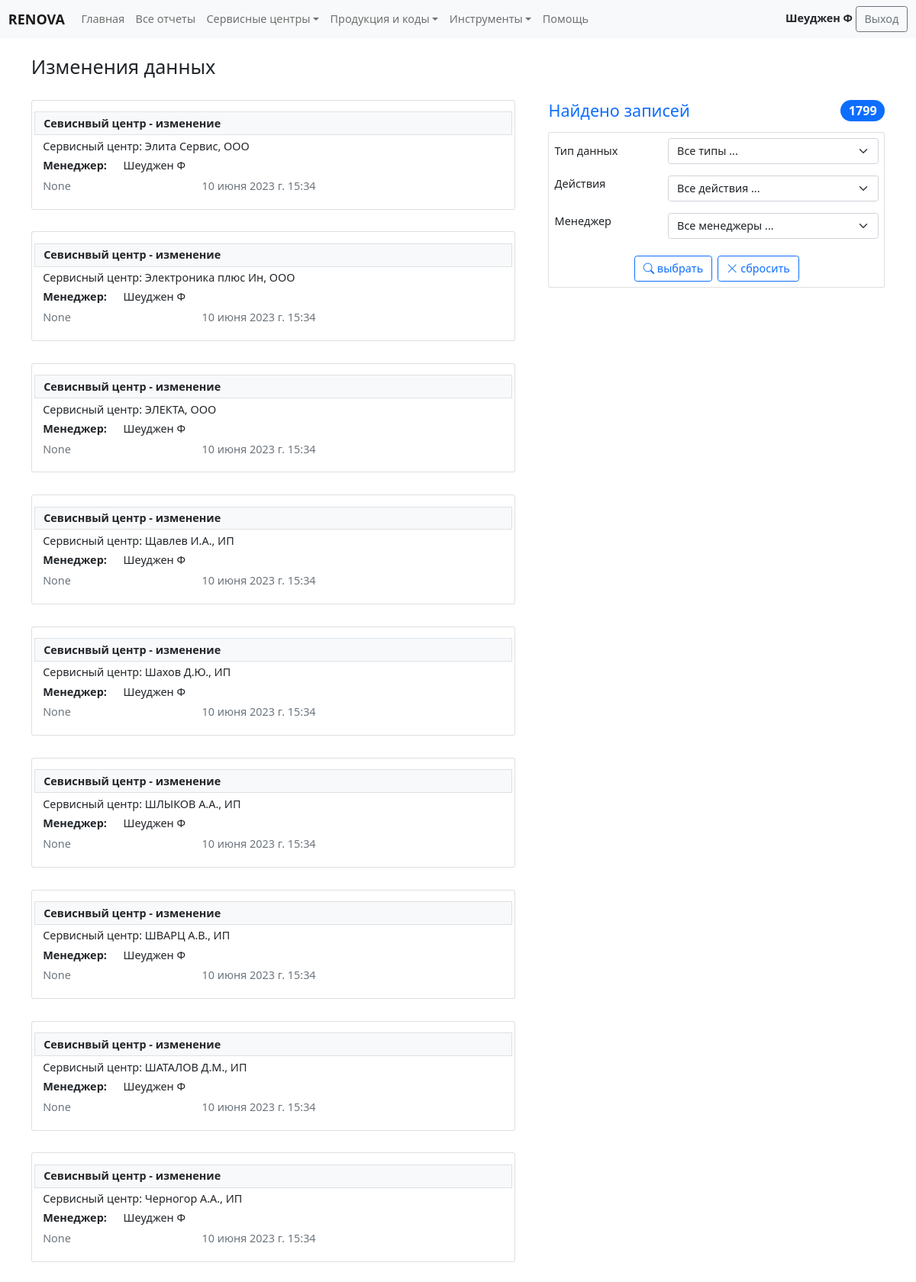
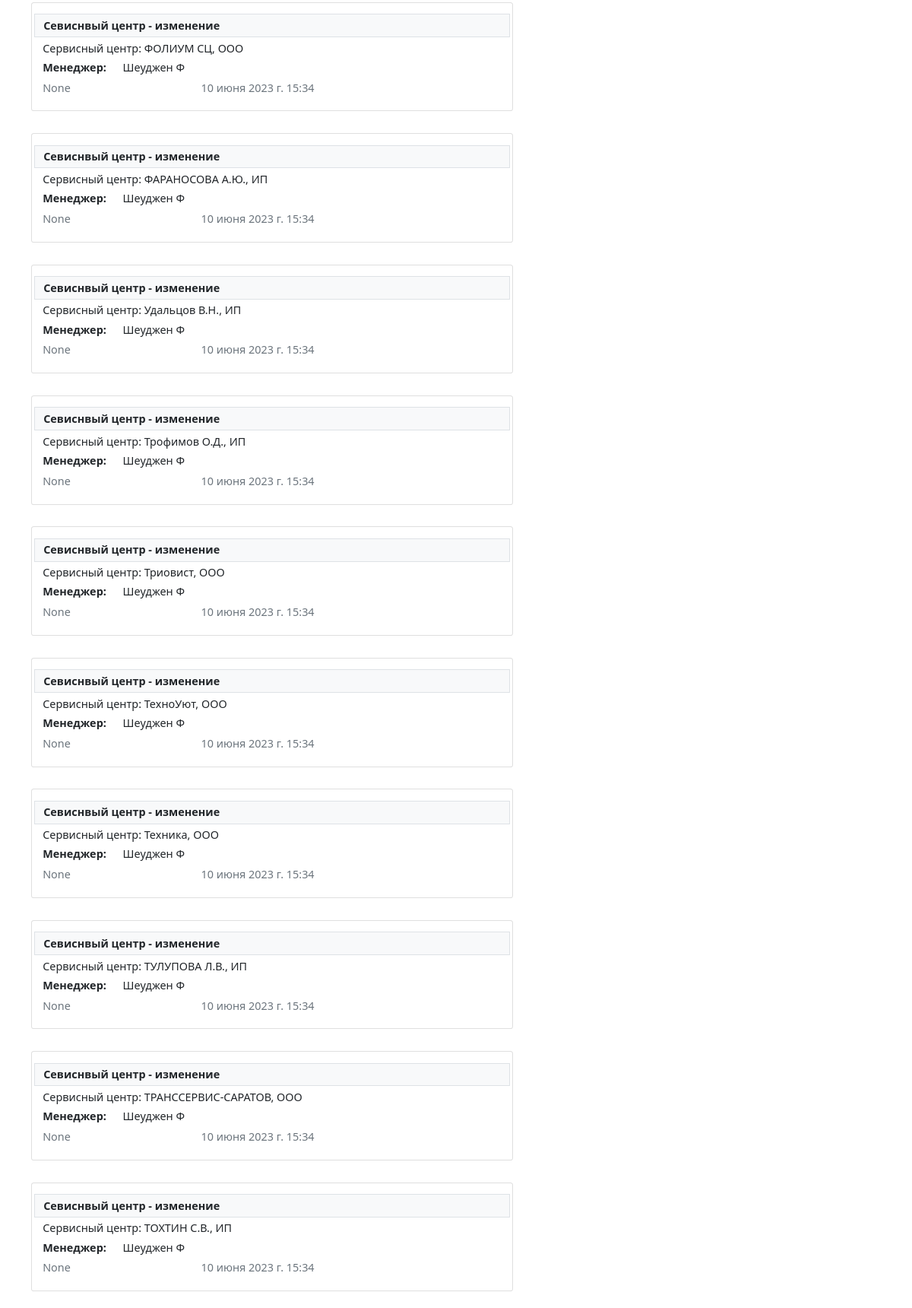
The page /logs_list/ (signed in, upper part) on the database its author committed (2 pictures, top to bottom).
### main/models.py (models this page shows, shortened)
class ChangeLogs(models.Model):
    changed = models.DateTimeField(auto_now=True, verbose_name=u'Дата/время изменения')
    model = models.CharField(choices=TYPE_MODEL, max_length=255, verbose_name=u'Таблица', null=True)
    record_id = models.IntegerField(verbose_name=u'ID записи', null=True)
    user = models.ForeignKey(User, verbose_name=u'Автор изменения', on_delete=models.CASCADE, null=True)
    action_on_model = models.CharField(choices=TYPE_ACTION_ON_MODEL, max_length=50, verbose_name=u'Действие', null=True)
    data = models.JSONField(verbose_name=u'Изменяемые данные модели', default=dict)
    ipaddress = models.CharField(max_length=15, verbose_name=u'IP адресс', null=True)
    class Meta:
        ordering = ('-changed',)
        verbose_name = 'Действие пользователя'
        verbose_name_plural = 'Действия пользователей'

### main/views.py (the view)
# urls.py: path('logs_list/', LogsList.as_view(), name='logs_page'),
class LogsList(LoginRequiredMixin, StaffUserMixin, ListView):
    model = ChangeLogs
    template_name = 'main/logs_list.html'
    context_object_name = 'logs'
    extra_context = {'title': 'Изменения данных'}
    paginate_by = 20
    def get_context_data(self, *, object_list=None, **kwargs):
        context = super().get_context_data(**kwargs)
        context['form'] = LogsFilterForm(self.request.GET)
        context['obj_count'] = self.object_list.count()
        return (context)
    def get_queryset(self):
        logs = ChangeLogs.objects.all()
        if self.request.GET.get("model", '') != '' and self.request.GET.get("model", '') != 'empty':
            logs = logs.filter(model=self.request.GET.get("model"))
        if self.request.GET.get("action_on_model", '') != '' and self.request.GET.get("action_on_model", '') != 'empty':
            logs = logs.filter(action_on_model=self.request.GET.get("action_on_model"))
        if self.request.GET.get("staff_user", '') != '':
            logs = logs.filter(user=self.request.GET.get("staff_user"))
        return logs

### main/forms.py
class LogsFilterForm(forms.Form):
    MODELS = list(TYPE_MODEL)
    MODELS.insert(0, ('empty', 'Все типы ...'))
    MODELS = tuple(MODELS)
    ACTIONS = list(TYPE_ACTION_ON_MODEL)
    ACTIONS.insert(0, ('empty', 'Все действия ...'))
    ACTIONS = tuple(ACTIONS)
    model = forms.ChoiceField(choices=MODELS, required=False, widget=forms.Select(attrs={'class': "form-select"}))
    action_on_model = forms.ChoiceField(choices=ACTIONS, required=False, widget=forms.Select(attrs={'class': "form-select"}))
    staff_user = forms.ModelChoiceField(queryset=User.objects.filter(is_staff=True), empty_label="Все менеджеры ...",
                                        required=False, widget=forms.Select(attrs={"class": "form-select"}))

### main/models.py (called while the page is built)
def get_name(self):
    result = None
    if self:
        if self.last_name or self.first_name:
            if self.last_name:
                if self.first_name:
                    result = self.last_name+' '+self.first_name[0]
                else:
                    result = self.last_name
            else:
                result = self.first_name
        else:
            result = self.username
        return result
    return result

### main/my_validators.py (called while the page is built)
    def test_func(self):
        return self.request.user.is_active and self.request.user.is_staff

### main/templatetags/my_tags.py (called while the page is built)
@register.simple_tag
def get_filters(request):
    res = ''
    for itm in request.GET:
        if itm != 'page':
            res = res + '&' + itm + '=' + request.GET.get(itm)
    return res

@register.filter(name='has_group')
def has_group(user, group_name):
    return user.groups.filter(name=group_name).exists()

@register.inclusion_tag('main/tag_show_base_price_links.html')
def show_base_price_links():
    from ..business_logic import BASE_PRICE_TYPE
    base_price_type = BASE_PRICE_TYPE
    return {'base_price_type': base_price_type, }

### main/templates/main/logs_list.html (shortened to what this page needs)
{% extends 'base.html' %}
{% load static %}
{% load my_tags %}
{% block content %}
{% include 'inc/staff_navbar.html' %}
<div class="container">
    <main>
        <div class="row py-4 justify-content-between">
            <div class="col-auto"><h3>{{ title }}</h3></div>
            <div class="col-auto"></div>
        </div>
        <div class="row g-5">
            <div class="col-lg-5  order-lg-last">
                <h4 class="d-flex justify-content-between align-items-center mb-3">
                    <span class="text-primary">Найдено записей</span>
                    <span class="badge bg-primary rounded-pill">{{ obj_count }}</span>
                </h4>
                <form class="card p-2" method="get">
                    <div class="row mb-3">
                        <label class="col-xl-4 col-form-label">Тип данных</label>
                        <div class="col-xl-8">
                            {{ form.model}}
                        </div>
                    </div>
                    <div class="row mb-3">
                        <label class="col-xl-4">Действия</label>
                        <div class="col-xl-8">
                            {{ form.action_on_model }}
                        </div>
                    </div>
                    <div class="row mb-3">
                        <label class="col-xl-4">Менеджер</label>
                        <div class="col-xl-8">
                            {{ form.staff_user }}
                        </div>
                    </div>
                    <div class="container mt-2 d-flex justify-content-center gap-2">
                        <button type="submit" class="btn btn-outline-primary">
                            <i class="bi bi-search"></i>
                            выбрать
                        </button>
                        <a class="btn btn-outline-primary" href="{{ request.path }}" role="button">
                            <i class="bi bi-x-lg"></i>
                            сбросить
                        </a>
                    </div>
                </form>
            </div>
            <div class="col-lg-7  d-grid gap-3">
                {% if logs %}
                {% for action in logs %}
                {% show_log action %}
                {% endfor %}
                {% else %}
                <h4 class="text-center text-muted">Ничего не найдено ...</h4>
                {% endif %}
            </div>
        </div>
    </main>
</div>
{% endblock %}

### templates/inc/staff_navbar.html (shortened to what this page needs)
{% load my_tags %}
<nav class="navbar sticky-top navbar-expand-lg navbar-light bg-light" aria-label="Fourth navbar example">
    <div class="container-fluid">
      <a class="navbar-brand" href="#"><strong>RENOVA</strong></a>
      <div class="collapse navbar-collapse" id="navbarsExample04">
        <ul class="navbar-nav me-auto mb-2 mb-md-0">
          <li class="nav-item">
            <a class="nav-link" aria-current="page" href="{% url 'staff_home' %}">Главная</a>
          </li>
          <li class="nav-item">
            <a class="nav-link" aria-current="page" href="{% url 'reports_list' %}">Все отчеты</a>
          </li>
          <li class="nav-item dropdown">
            <a class="nav-link dropdown-toggle" href="#" id="dropdown04" data-bs-toggle="dropdown" aria-expanded="false">Сервисные центры</a>
          </li>
          <li class="nav-item dropdown">
            <a class="nav-link dropdown-toggle" href="#" id="dropdown05" data-bs-toggle="dropdown" aria-expanded="false">Продукция и коды</a>
          </li>
          <li class="nav-item dropdown">
            <a class="nav-link dropdown-toggle" href="#" id="dropdown06" data-bs-toggle="dropdown" aria-expanded="false">Инструменты</a>
          </li>
          <li class="nav-item">
            <a class="nav-link" aria-current="page" href="{% url 'help_page' %}">Помощь</a>
          </li>
        </ul>
        <div>
            <strong>{{ request.user }}</strong>
            <a class="btn btn-outline-secondary" href="{% url 'user_logout' %}" role="button">Выход</a>
        </div>
      </div>
    </div>
  </nav>

### main/templates/main/tag_log_data.html
<div class="card mb-3">
    <div class="card-body">
        <div class="row py-1 bg-light text-dark border border-border">
            <strong>{{ action.get_model_display|capfirst }} - {{ action.get_action_on_model_display|lower }} </strong>
        </div>
        <div class="col-12 mt-1">
            {% for line in obj_description %}
            {{ line }}<br>
            {% endfor %}
        </div>
        <div class="row mt-1">
            {% for key,val in data.items %}
            <div class="row">
                <div class="col-auto"><strong>{{ key }}:</strong></div>
                <div class="col-auto">{{ val }}</div>
            </div>
            {% endfor %}
        </div>
        <div class="row mt-2">
            <div class="col-sm-4">
                <h6 class="card-title text-muted">{{ action.user }}</h6>
            </div>
            <div class="col-auto">
                <h6 class="card-title text-muted">{{ action.changed }}</h6>
            </div>
        </div>
    </div>
 </div>

### static/style/my_style.css (style rules this page uses)
html { font-size: 1rem; }
@media (max-width: 1400px) { html { font-size: 0.95rem; } }
@media (max-width: 1200px) { html { font-size: 0.9rem; } }

### rows shown on the page
ChangeLogs: model "Севиснвый центр", action_on_model "изменение", obj_description "Сервисный центр: Элита Сервис, ООО", data "Менеджер", data "Шеуджен Ф", user "None", changed "10 июня 2023 г. 15:34"
ChangeLogs: model "Севиснвый центр", action_on_model "изменение", obj_description "Сервисный центр: Электроника плюс Ин, ООО", data "Менеджер", data "Шеуджен Ф", user "None", changed "10 июня 2023 г. 15:34"
ChangeLogs: model "Севиснвый центр", action_on_model "изменение", obj_description "Сервисный центр: ЭЛЕКТА, ООО", data "Менеджер", data "Шеуджен Ф", user "None", changed "10 июня 2023 г. 15:34"
ChangeLogs: model "Севиснвый центр", action_on_model "изменение", obj_description "Сервисный центр: Щавлев И.А., ИП", data "Менеджер", data "Шеуджен Ф", user "None", changed "10 июня 2023 г. 15:34"
ChangeLogs: model "Севиснвый центр", action_on_model "изменение", obj_description "Сервисный центр: Шахов Д.Ю., ИП", data "Менеджер", data "Шеуджен Ф", user "None", changed "10 июня 2023 г. 15:34"
ChangeLogs: model "Севиснвый центр", action_on_model "изменение", obj_description "Сервисный центр: ШЛЫКОВ А.А., ИП", data "Менеджер", data "Шеуджен Ф", user "None", changed "10 июня 2023 г. 15:34"
ChangeLogs: model "Севиснвый центр", action_on_model "изменение", obj_description "Сервисный центр: ШВАРЦ А.В., ИП", data "Менеджер", data "Шеуджен Ф", user "None", changed "10 июня 2023 г. 15:34"
ChangeLogs: model "Севиснвый центр", action_on_model "изменение", obj_description "Сервисный центр: ШАТАЛОВ Д.М., ИП", data "Менеджер", data "Шеуджен Ф", user "None", changed "10 июня 2023 г. 15:34"
ChangeLogs: model "Севиснвый центр", action_on_model "изменение", obj_description "Сервисный центр: Черногор А.А., ИП", data "Менеджер", data "Шеуджен Ф", user "None", changed "10 июня 2023 г. 15:34"
ChangeLogs: model "Севиснвый центр", action_on_model "изменение", obj_description "Сервисный центр: ФОЛИУМ СЦ, ООО", data "Менеджер", data "Шеуджен Ф", user "None", changed "10 июня 2023 г. 15:34"
ChangeLogs: model "Севиснвый центр", action_on_model "изменение", obj_description "Сервисный центр: ФАРАНОСОВА А.Ю., ИП", data "Менеджер", data "Шеуджен Ф", user "None", changed "10 июня 2023 г. 15:34"
ChangeLogs: model "Севиснвый центр", action_on_model "изменение", obj_description "Сервисный центр: Удальцов В.Н., ИП", data "Менеджер", data "Шеуджен Ф", user "None", changed "10 июня 2023 г. 15:34"
ChangeLogs: model "Севиснвый центр", action_on_model "изменение", obj_description "Сервисный центр: Трофимов О.Д., ИП", data "Менеджер", data "Шеуджен Ф", user "None", changed "10 июня 2023 г. 15:34"
ChangeLogs: model "Севиснвый центр", action_on_model "изменение", obj_description "Сервисный центр: Триовист, ООО", data "Менеджер", data "Шеуджен Ф", user "None", changed "10 июня 2023 г. 15:34"
ChangeLogs: model "Севиснвый центр", action_on_model "изменение", obj_description "Сервисный центр: ТехноУют, ООО", data "Менеджер", data "Шеуджен Ф", user "None", changed "10 июня 2023 г. 15:34"
ChangeLogs: model "Севиснвый центр", action_on_model "изменение", obj_description "Сервисный центр: Техника, ООО", data "Менеджер", data "Шеуджен Ф", user "None", changed "10 июня 2023 г. 15:34"
ChangeLogs: model "Севиснвый центр", action_on_model "изменение", obj_description "Сервисный центр: ТУЛУПОВА Л.В., ИП", data "Менеджер", data "Шеуджен Ф", user "None", changed "10 июня 2023 г. 15:34"
ChangeLogs: model "Севиснвый центр", action_on_model "изменение", obj_description "Сервисный центр: ТРАНССЕРВИС-САРАТОВ, ООО", data "Менеджер", data "Шеуджен Ф", user "None", changed "10 июня 2023 г. 15:34"
ChangeLogs: model "Севиснвый центр", action_on_model "изменение", obj_description "Сервисный центр: ТОХТИН С.В., ИП", data "Менеджер", data "Шеуджен Ф", user "None", changed "10 июня 2023 г. 15:34"

### other values the page prints
{{ request.user }} "Шеуджен Ф"
{{ title }} "Изменения данных"
{{ obj_count }} "1799"
